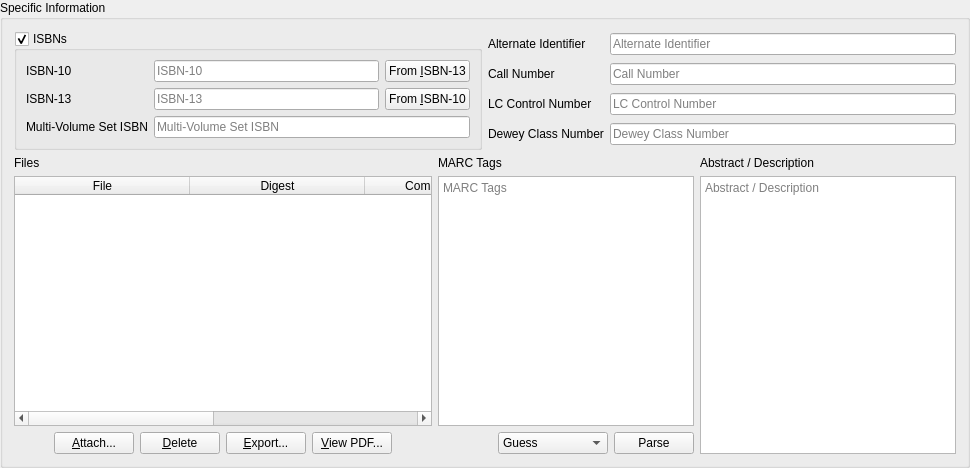
             <widget class="QGroupBox" name="specificGroup">
              <property name="title">
               <string>Specific Information</string>
              </property>
              <layout class="QVBoxLayout" name="verticalLayout_2">
               <item>
                <layout class="QHBoxLayout" name="horizontalLayout_8">
                 <item>
                  <widget class="QGroupBox" name="isbnAvailableCheckBox">
                   <property name="title">
                    <string>ISBNs</string>
                   </property>
                   <property name="checkable">
                    <bool>true</bool>
                   </property>
                   <layout class="QGridLayout" name="gridLayout_4">
                    <item row="1" column="0">
                     <widget class="QLabel" name="label_11">
                      <property name="text">
                       <string>ISBN-13</string>
                      </property>
                     </widget>
                    </item>
                    <item row="0" column="0">
                     <widget class="QLabel" name="label">
                      <property name="text">
                       <string>ISBN-10</string>
                      </property>
                     </widget>
                    </item>
                    <item row="0" column="1">
                     <layout class="QHBoxLayout" name="horizontalLayout_3">
                      <item>
                       <widget class="QLineEdit" name="id">
                        <property name="maxLength">
                         <number>32</number>
                        </property>
                        <property name="placeholderText">
                         <string>ISBN-10</string>
                        </property>
                       </widget>
                      </item>
                      <item>
                       <widget class="QPushButton" name="isbn13to10">
                        <property name="toolTip">
                         <string>&lt;html&gt;&lt;head/&gt;&lt;body&gt;&lt;p&gt;Convert the 13-digit ISBN to its 10-digit equivalent. The 13-digit ISBN must start with the digits 978.&lt;/p&gt;&lt;/body&gt;&lt;/html&gt;</string>
                        </property>
                        <property name="text">
                         <string>From &amp;ISBN-13</string>
                        </property>
                        <property name="icon">
                         <iconset resource="../Icons/icons.qrc">
                          <normaloff>:/16x16/convert.png</normaloff>:/16x16/convert.png</iconset>
                        </property>
                       </widget>
                      </item>
                     </layout>
                    </item>
                    <item row="1" column="1">
                     <layout class="QHBoxLayout" name="horizontalLayout_6">
                      <item>
                       <widget class="QLineEdit" name="isbn13">
                        <property name="maxLength">
                         <number>32</number>
                        </property>
                        <property name="placeholderText">
                         <string>ISBN-13</string>
                        </property>
                       </widget>
                      </item>
                      <item>
                       <widget class="QPushButton" name="isbn10to13">
                        <property name="text">
                         <string>From &amp;ISBN-10</string>
                        </property>
                        <property name="icon">
                         <iconset resource="../Icons/icons.qrc">
                          <normaloff>:/16x16/convert.png</normaloff>:/16x16/convert.png</iconset>
                        </property>
                       </widget>
                      </item>
                     </layout>
                    </item>
                    <item row="2" column="0">
                     <widget class="QLabel" name="label_27">
                      <property name="text">
                       <string>Multi-Volume Set ISBN</string>
                      </property>
                     </widget>
                    </item>
                    <item row="2" column="1">
                     <widget class="QLineEdit" name="multivolume_set_isbn">
                      <property name="maxLength">
                       <number>32</number>
                      </property>
                      <property name="placeholderText">
                       <string>Multi-Volume Set ISBN</string>
                      </property>
                     </widget>
                    </item>
                   </layout>
                  </widget>
                 </item>
                 <item>
                  <layout class="QGridLayout" name="gridLayout_5">
                   <item row="2" column="1">
                    <widget class="QLineEdit" name="lcnum">
                     <property name="maxLength">
                      <number>64</number>
                     </property>
                     <property name="placeholderText">
                      <string>LC Control Number</string>
                     </property>
                    </widget>
                   </item>
                   <item row="0" column="0">
                    <widget class="QLabel" name="label_26">
                     <property name="text">
                      <string>Alternate Identifier</string>
                     </property>
                    </widget>
                   </item>
                   <item row="0" column="1">
                    <widget class="QLineEdit" name="alternate_id_1">
                     <property name="toolTip">
                      <string>&lt;html&gt;&lt;head/&gt;&lt;body&gt;&lt;p&gt;Open Library, for example.&lt;/p&gt;&lt;/body&gt;&lt;/html&gt;</string>
                     </property>
                     <property name="text">
                      <string/>
                     </property>
                     <property name="placeholderText">
                      <string>Alternate Identifier</string>
                     </property>
                    </widget>
                   </item>
                   <item row="1" column="0">
                    <widget class="QLabel" name="label_17">
                     <property name="text">
                      <string>Call Number</string>
                     </property>
                    </widget>
                   </item>
                   <item row="2" column="0">
                    <widget class="QLabel" name="label_12">
                     <property name="text">
                      <string>LC Control Number</string>
                     </property>
                    </widget>
                   </item>
                   <item row="1" column="1">
                    <widget class="QLineEdit" name="callnum">
                     <property name="maxLength">
                      <number>64</number>
                     </property>
                     <property name="placeholderText">
                      <string>Call Number</string>
                     </property>
                    </widget>
                   </item>
                   <item row="3" column="0">
                    <widget class="QLabel" name="label_18">
                     <property name="text">
                      <string>Dewey Class Number</string>
                     </property>
                    </widget>
                   </item>
                   <item row="3" column="1">
                    <widget class="QLineEdit" name="deweynum">
                     <property name="maxLength">
                      <number>64</number>
                     </property>
                     <property name="placeholderText">
                      <string>Dewey Class Number</string>
                     </property>
                    </widget>
                   </item>
                  </layout>
                 </item>
                </layout>
               </item>
               <item>
                <layout class="QHBoxLayout" name="horizontalLayout_9">
                 <item>
                  <layout class="QVBoxLayout" name="verticalLayout_6">
                   <item>
                    <widget class="QLabel" name="files_label">
                     <property name="text">
                      <string>Files</string>
                     </property>
                    </widget>
                   </item>
                   <item>
                    <layout class="QVBoxLayout" name="verticalLayout_3">
                     <item>
                      <widget class="QTableWidget" name="files">
                       <property name="minimumSize">
                        <size>
                         <width>0</width>
                         <height>250</height>
                        </size>
                       </property>
                       <property name="alternatingRowColors">
                        <bool>true</bool>
                       </property>
                       <property name="selectionBehavior">
                        <enum>QAbstractItemView::SelectRows</enum>
                       </property>
                       <property name="verticalScrollMode">
                        <enum>QAbstractItemView::ScrollPerPixel</enum>
                       </property>
                       <property name="horizontalScrollMode">
                        <enum>QAbstractItemView::ScrollPerPixel</enum>
                       </property>
                       <property name="sortingEnabled">
                        <bool>true</bool>
                       </property>
                       <attribute name="horizontalHeaderMinimumSectionSize">
                        <number>175</number>
                       </attribute>
                       <attribute name="horizontalHeaderDefaultSectionSize">
                        <number>175</number>
                       </attribute>
                       <attribute name="horizontalHeaderShowSortIndicator" stdset="0">
                        <bool>true</bool>
                       </attribute>
                       <attribute name="horizontalHeaderStretchLastSection">
                        <bool>true</bool>
                       </attribute>
                       <column>
                        <property name="text">
                         <string>File</string>
                        </property>
                       </column>
                       <column>
                        <property name="text">
                         <string>Digest</string>
                        </property>
                       </column>
                       <column>
                        <property name="text">
                         <string>Compressed Size</string>
                        </property>
                       </column>
                       <column>
                        <property name="text">
                         <string>Description</string>
                        </property>
                       </column>
                       <column>
                        <property name="text">
                         <string>MYOID</string>
                        </property>
                       </column>
                      </widget>
                     </item>
                     <item>
                      <layout class="QHBoxLayout" name="horizontalLayout_4">
                       <item>
                        <spacer name="horizontalSpacer">
                         <property name="orientation">
                          <enum>Qt::Horizontal</enum>
                         </property>
                         <property name="sizeHint" stdset="0">
                          <size>
                           <width>40</width>
                           <height>20</height>
                          </size>
                         </property>
                        </spacer>
                       </item>
                       <item>
                        <widget class="QPushButton" name="attach_files">
                         <property name="text">
                          <string>&amp;Attach...</string>
                         </property>
                        </widget>
                       </item>
                       <item>
                        <widget class="QPushButton" name="delete_files">
                         <property name="text">
                          <string>&amp;Delete</string>
                         </property>
                        </widget>
                       </item>
                       <item>
                        <widget class="QPushButton" name="export_files">
                         <property name="text">
                          <string>&amp;Export...</string>
                         </property>
                        </widget>
                       </item>
                       <item>
                        <widget class="QPushButton" name="view_pdf">
                         <property name="text">
                          <string>&amp;View PDF...</string>
                         </property>
                        </widget>
                       </item>
                       <item>
                        <spacer name="horizontalSpacer_2">
                         <property name="orientation">
                          <enum>Qt::Horizontal</enum>
                         </property>
                         <property name="sizeHint" stdset="0">
                          <size>
                           <width>40</width>
                           <height>20</height>
                          </size>
                         </property>
                        </spacer>
                       </item>
                      </layout>
                     </item>
                    </layout>
                   </item>
                  </layout>
                 </item>
                 <item>
                  <layout class="QVBoxLayout" name="verticalLayout_4">
                   <item>
                    <widget class="QLabel" name="label_19">
                     <property name="text">
                      <string>MARC Tags</string>
                     </property>
                    </widget>
                   </item>
                   <item>
                    <widget class="QTextEdit" name="marc_tags">
                     <property name="tabChangesFocus">
                      <bool>true</bool>
                     </property>
                     <property name="acceptRichText">
                      <bool>false</bool>
                     </property>
                     <property name="placeholderText">
                      <string>MARC Tags</string>
                     </property>
                    </widget>
                   </item>
                   <item>
                    <layout class="QHBoxLayout" name="horizontalLayout_7">
                     <item>
                      <spacer name="horizontalSpacer_4">
                       <property name="orientation">
                        <enum>Qt::Horizontal</enum>
                       </property>
                       <property name="sizeHint" stdset="0">
                        <size>
                         <width>40</width>
                         <height>20</height>
                        </size>
                       </property>
                      </spacer>
                     </item>
                     <item>
                      <widget class="QComboBox" name="marc_tags_format">
                       <property name="sizeAdjustPolicy">
                        <enum>QComboBox::AdjustToContents</enum>
                       </property>
                       <property name="minimumContentsLength">
                        <number>10</number>
                       </property>
                       <item>
                        <property name="text">
                         <string>Guess</string>
                        </property>
                       </item>
                       <item>
                        <property name="text">
                         <string>MARC21</string>
                        </property>
                       </item>
                       <item>
                        <property name="text">
                         <string>UNIMARC</string>
                        </property>
                       </item>
                      </widget>
                     </item>
                     <item>
                      <widget class="QPushButton" name="parse_marc_tags">
                       <property name="text">
                        <string>Parse</string>
                       </property>
                      </widget>
                     </item>
                    </layout>
                   </item>
                  </layout>
                 </item>
                 <item>
                  <layout class="QVBoxLayout" name="verticalLayout_5">
                   <item>
                    <widget class="QLabel" name="label_7">
                     <property name="text">
                      <string>Abstract / Description</string>
                     </property>
                    </widget>
                   </item>
                   <item>
                    <widget class="QTextEdit" name="description">
                     <property name="tabChangesFocus">
                      <bool>true</bool>
                     </property>
                     <property name="acceptRichText">
                      <bool>false</bool>
                     </property>
                     <property name="placeholderText">
                      <string>Abstract / Description</string>
                     </property>
                    </widget>
                   </item>
                  </layout>
                 </item>
                </layout>
               </item>
              </layout>
             </widget>
